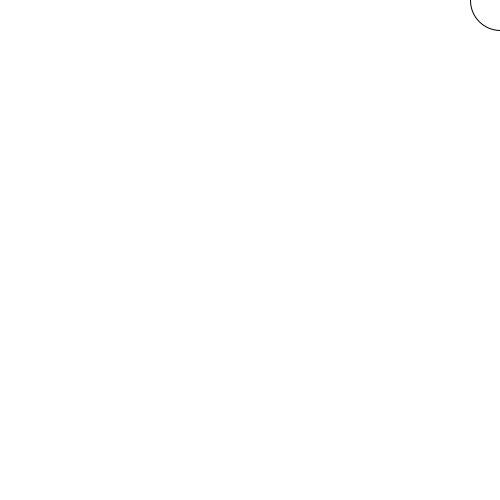
Frame 1 (no input)
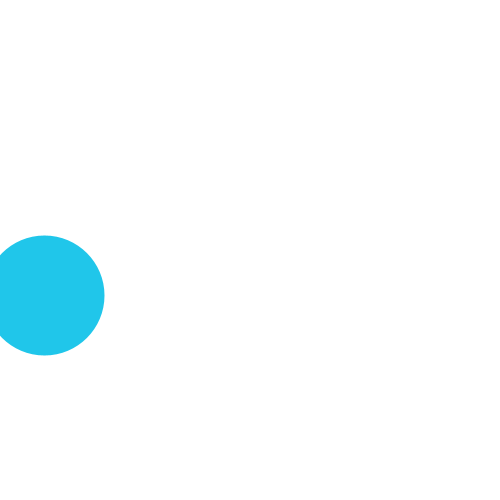
Frame 60 (the mouse pressed at the canvas centre just before this capture)
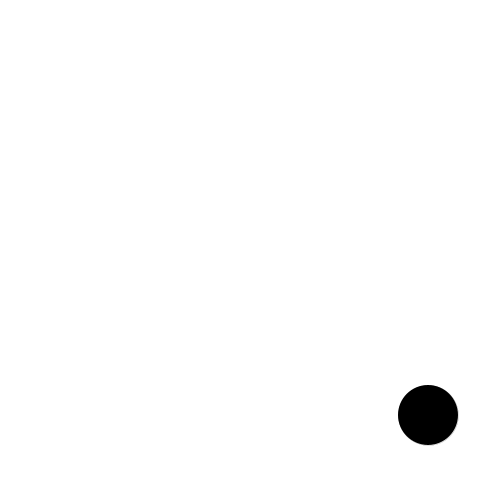
Frame 120 (the mouse held since frame 60 and released just before this capture)

The Processing sketch that drew these frames (run headless with seeded random() and noise(); from frame 60 on, the mouse is pressed at the canvas centre):

// Processing sketch: s04t01Ange
// ── s04t01Ange.pde
//UDD - Expresión Digital II
//s04t01Ange
//Pelota que rebota en los bordes del canvas y cambiando de posición, color y tamaño.

int c1b; //variable color blanco
int c2n; //variable color negro
int c3c; //variable color celeste
int c4o; //variable color naranjo

float px; //varaiable de posición en el eje x
float py; //varaible de posición en el eje y

float dx; //variable de direccion en x
float dy; //varaible de direccion en y

void setup() {
  size(500, 500); //tamaño del canvas de 500 px por 500 px

  c1b = color(255, 255, 255); //color blanco
  c2n = color(0, 0, 0); //color negro
  c3c = color(32, 198, 234); //color celeste
  c4o = color(234, 89, 32); //color naranjo
  
  
  px = width; //variable de posición de la elipse en x
  py = 0; //variable de posición de la elipse en y

  dx = 8; //variable de velocidad por el eje x, 8 px por frame
  dy = 5; //variable de velocidad por el eje y, 5 px por frame
}

void draw() {
  background(c1b); //color blanco de fondo del canvas 
  ellipse(px, py, 60, 60); //ubicación inicial de la elipse y su tamaño es de 60px x 60px sin stroke
  //el comentario dice no stroke, pero no está declarada esa función

  px = px + dx; //la posición de la elipse en el eje x es igual a la posición en x más 8 px por cada frame
  py = py + dy; //la posición de la elipse en el eje y es igual a la posición en y más 5 px por cada frame

  //si px está asignado para el eje x, usar el parametro height hace crea una relación con el eje y, 
  //si fuera un canvas rectangular, habrían errores de comportamiento
  if (px > height) { //si la posición de la elipse en el eje x es mayor que el alto total del canvas
    dx = - dx; //la dirección de x es igual a la direccion de x por menos uno (Asi la elipse se mueve en sentido contrario) 
    fill(c3c); //relleno elipse color celeste (Cambia asi cuando toca el borde del lado derecho)
    stroke(c3c); //borde del elipse color celeste (Cambia asi cuando toca el borde del lado derecho)
    strokeWeight(60); //borde de la elipse es de grosor de 60 px (Cambia asi cuando toca el borde del borde derecho)
  }

  if (px < 0) { //si la posición de x es menor a cero 
    dx = - dx; //la dirección de x es igual a la dirección x por menos uno (Asi la elipse se mueve en sentido  contrario)
    fill(c4o); //relleno elipse color naranjo (Cambia asi cuando toca el borde del lado izquierdo)
    stroke(c4o); //borde del elipse color naranjo (Cambia asi cuando toca el borde del lado izquierdo)
    strokeWeight(40); //borde de la elipse es de grosor de 40 px (Cambia asi cuando toca el borde del lado izquierdo)
  }
  
  //si py está asignado para el eje y, usar el parametro width hace crea una relación con el eje x, 
  //si fuera un canvas rectangular, habrían errores de comportamiento
  if (py > width) { //si la posición de la elipse en el eje y es mayor que el ancho total del canvas
    dy = - dy; //la dirección de y es igual a la direccion de y por menos uno (Asi la elipse se mueve en sentido contrario) 
    fill(c2n); //relleno elipse color negro (Cambia asi cuando toca el borde de abajo)
    stroke(c2n); //el borde del elipse color negro (Cambia asi cuando toca el borde de abajo)
    strokeWeight(0); //borde de la elipse es de grosor de 0 px (Cambia asi cuando toca el borde de abajo)
  }

  if (py < 0) { //si la posición de la elipse en el eje y es menor que cero
    dy = - dy; //la dirección de y es igual a la dirección de y por menos uno (Asi la elipse se mueve en sentido contrario)
    fill(c3c); //relleno elipse color celeste (Cambia asi cuando toca el borde de arriba)
    stroke(c4o); //borde del elipse color naranjo (Cambia asi cuando toca el borde de arriba)
    strokeWeight(20); //borde de la elipse es de grosor de 20 px (Cambia asi cuando toca el borde de arriba)
  }
}

/*
errores
  DEJA QUE SOFIA COPIE LOS BLOQUES DE TEXTO COMPLETOS HACIENDO QUE SEA CADA VEZ MÁS DIFÍCIL PARA SOFIA REALIZAR FUTUROS TRABAJOS ORIGINALES CUANDO LA COMPLEJIDAD SEA MAYOR.
 0 run
 0 programa
 2 sintaxis: relación equivocada entre variables para coordenadas de posición y parametros de condicionales de posición 
 0 código:
 1 comentario: comenta comportamientos que no están incluidos como funciones
 2 variables: no declara noStroke(); ni fill(); inicialmente
 13 ortografía: espacios
 0 notación:
 0 github: El error de Laura hizo imposible seguir el camino de los commits :/
 */
 
